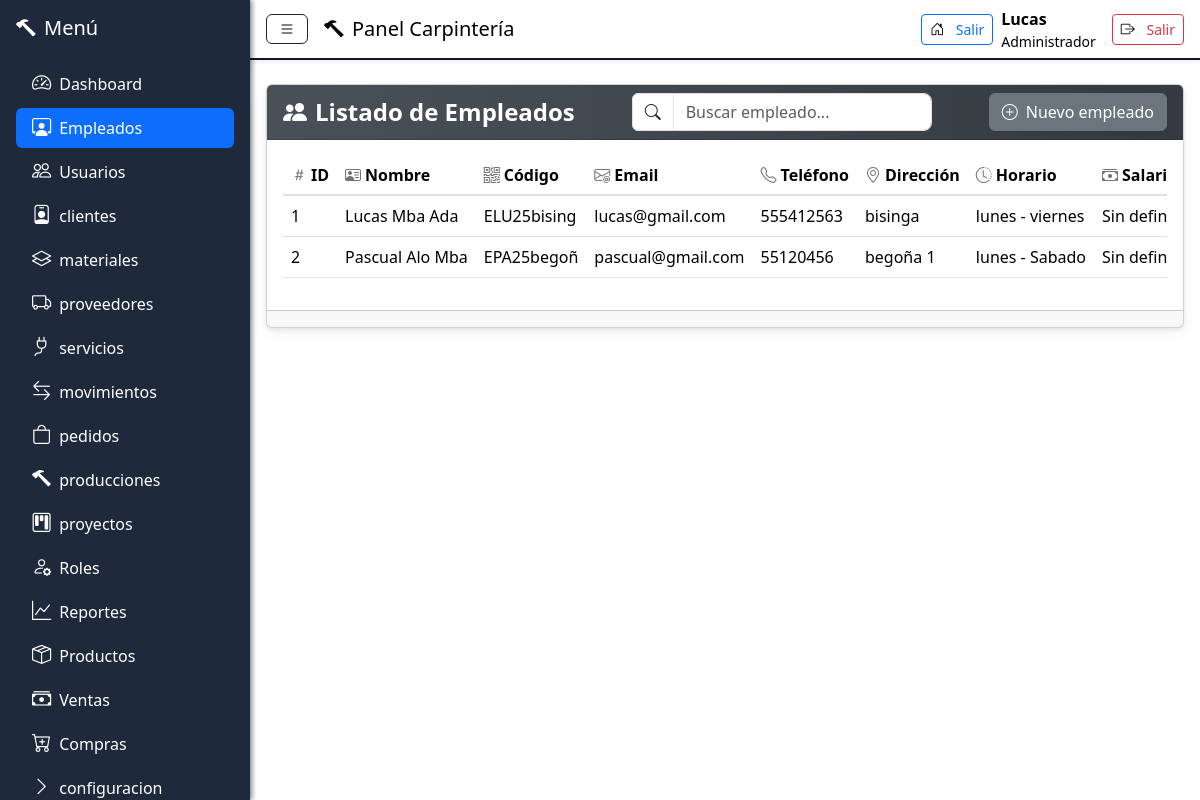
Page /index.php?vista=empleados (signed in) on the committed database.
### tables this page shows
CREATE TABLE `empleados` (
  `id` int(11) NOT NULL,
  `nombre` varchar(100) NOT NULL,
  `apellido` varchar(100) NOT NULL,
  `fecha_nacimiento` date NOT NULL,
  `codigo` varchar(20) NOT NULL,
  `genero` varchar(1) NOT NULL,
  `telefono` varchar(20) NOT NULL,
  `direccion` varchar(100) NOT NULL,
  `email` varchar(100) DEFAULT NULL,
   `horario_trabajo` varchar(100) NOT NULL,
  `fecha_ingreso` date NOT NULL,
  `creado_en` timestamp NOT NULL DEFAULT current_timestamp()
);

### views/private/empleados.php (the view, shortened to what this page needs)
<?php
$sql = "SELECT *  FROM empleados ";
$stmt = $pdo->prepare($sql);
$stmt->execute();
$empleados = $stmt->fetchAll(PDO::FETCH_ASSOC);
?>
<div id="content" class="container-fluid py-4">
    <div class="card shadow-sm border-0">
        <div class="card">
            <div class="card-header">
                <div class="d-flex flex-column flex-md-row justify-content-between align-items-center gap-3">
                    <h4 class="fw-bold mb-0 text-white">
                        <i class="bi bi-people-fill me-2"></i>Listado de Empleados
                    </h4>
                    <div class="input-group w-100 w-md-auto" style="max-width: 300px;">
                        <span class="input-group-text bg-white"><i class="bi bi-search"></i></span>
                        <input type="text" class="form-control" placeholder="Buscar empleado..." id="buscador-empleado">
                    </div>
                    <a href="index.php?vista=registrar_empleado" class="btn btn-secondary shadow-sm">
                        <i class="bi bi-plus-circle me-1"></i> Nuevo empleado
                    </a>
                </div>
            </div>
            <div class="card-body">
                <div class="table-responsive">
                    <table class="table table-hover table-custom">
                        <thead>
                            <tr>
                                <th><i class="bi bi-hash me-1"></i>ID</th>
                                <th><i class="bi bi-person-vcard me-1"></i>Nombre</th>
                                <th><i class="bi bi-qr-code me-1"></i>Código</th>
                                <th><i class="bi bi-envelope-at me-1"></i>Email</th>
                                <th><i class="bi bi-telephone me-1"></i>Teléfono</th>
                                <th><i class="bi bi-geo-alt me-1"></i>Dirección</th>
                                <th><i class="bi bi-clock-history me-1"></i>Horario</th>
                                <th><i class="bi bi-cash-stack me-1"></i>Salario</th>
                            </tr>
                        </thead>
                        <tbody class="table-group-divider">
                            <?php if ($empleados): ?>
                                <?php foreach ($empleados as $e): ?>
                                    <tr>
                                        <td><?= $e['id'] ?></td>
                                        <td><?= htmlspecialchars($e['nombre'] . ' ' . $e['apellido']) ?></td>
                                        <td><?= htmlspecialchars($e['codigo']) ?></td>
                                        <td><?= htmlspecialchars($e['email']) ?></td>
                                        <td><?= htmlspecialchars($e['telefono']) ?></td>
                                        <td><?= htmlspecialchars($e['direccion']) ?></td>
                                        <td><?= htmlspecialchars($e['horario_trabajo']) ?></td>
                                        <td><?= htmlspecialchars($e['salario'] ?? 'Sin definir') ?></td>
                                    </tr>
                                <?php endforeach; ?>
                            <?php else: ?>
                                <tr>
                                    <td colspan="10" class="text-muted text-center py-3">No se encontraron resultados.</td>
                                </tr>
                            <?php endif; ?>
                        </tbody>
                    </table>
                </div>
            </div>
            <div class="card-footer text-muted">
            </div>
        </div>
    </div>
</div>

### index.php (shortened to what this page needs)
<?php
$publicas = ['inicio','producto','contacto', 'nosotro'];
$vista = $_GET['vista'] ?? 'dashboard';
if (in_array($vista, $publicas)) {
    include 'layouts/public/header.php';
    include "views/public/{$vista}.php";
    include 'layouts/public/footer.php';
} else {
    include 'layouts/private/header.php';
      include 'layouts/private/navbar.php';
    include 'layouts/private/sidebar.php';
    include "views/private/{$vista}.php";
    include 'layouts/private/footer.php';
}

### layouts/private/header.php (shortened to what this page needs)
<!DOCTYPE html>
<html lang="es">
<head>
<link href="https://cdn.jsdelivr.net/npm/bootstrap@5.3.0/dist/css/bootstrap.min.css" rel="stylesheet">
<link href="https://cdn.jsdelivr.net/npm/bootstrap-icons@1.10.5/font/bootstrap-icons.css" rel="stylesheet">
</head>
<body>

### layouts/private/navbar.php (shortened to what this page needs)
<nav id="navbar" class="navbar position-fixed navbar-expand navbar-dark shadow-sm px-3">
    <button id="toggleSidebar" class="btn btn-outline-dark me-3">
        <i class="bi bi-list"></i>
    </button>
    <span class="navbar-brand mb-0 h5 text-dark"><i class="bi bi-hammer me-2"></i>Panel Carpintería</span>
    <div class="ms-auto user-info">
        <a href="index.php?vista=inicio" class="btn btn-sm btn-outline-primary ms-2">
            <i class="bi bi-house-door me-2"></i> Salir
        </a>
        <div>
            <div class="fw-bold"><?= htmlspecialchars($_SESSION['usuario']['nombre']) ?></div>
            <small> <?= htmlspecialchars($_SESSION['usuario']['rol']) ?> </small>
        </div>
        <a href="logout.php" class="btn btn-sm btn-outline-danger ms-2">
            <i class="bi bi-box-arrow-right me-2"></i> Salir
        </a>
    </div>
</nav>

### layouts/private/sidebar.php (shortened to what this page needs)
<?php
$rol = strtolower(trim($_SESSION['usuario']['rol'] ?? 'sin_permiso'));
$current = $_GET['vista'] ?? 'dashboard';
$iconos = [
  'dashboard'     => 'bi-speedometer2',
  'usuarios'      => 'bi-people',
  'empleados'     => 'bi-person-workspace',
  'roles'         => 'bi-person-gear',
  'reportes'      => 'bi-graph-up',
  'productos'     => 'bi-box-seam',
  'ventas'        => 'bi-cash-stack',
  'compras'       => 'bi-cart-plus',
  'operaciones'   => 'bi-tools',
  'produccion'    => 'bi-gear-wide',
  'producciones'  => 'bi-hammer',
  'tareas'        => 'bi-list-check',
  'clientes'      => 'bi-person-badge',
  'proyectos'     => 'bi-kanban',
  'diseños'       => 'bi-brush',
  'perfil'        => 'bi-person-circle',
  'mis_pedidos'   => 'bi-bag-check',
  'materiales'    => 'bi-layers',
  'proveedores'   => 'bi-truck',
  'servicios'     => 'bi-plug',
  'movimientos'   => 'bi-arrow-left-right',
  'pedidos'       => 'bi-bag',
];
$menu = [
    'administrador' => [
        'Dashboard'  => 'dashboard',
        'Empleados'  => 'empleados',
        'Usuarios'   => 'usuarios',
        'clientes'  => 'clientes',
        'materiales'  => 'materiales',
        'proveedores'  => 'proveedores',
        'servicios'  => 'servicios',
        'movimientos'  => 'movimientos',
        'pedidos'  => 'pedidos',
        'producciones'   => 'producciones',
        'proyectos'   => 'proyectos',
        'Roles'      => 'roles',
        'Reportes'   => 'reportes',
        'Productos'  => 'productos',
        'Ventas'     => 'ventas',
        'Compras'    => 'compras',
        'configuracion'    => 'configuracion',
        'Operaciones'=> 'operaciones',
    ],
    'operario' => [
        'Dashboard'   => 'dashboard',
        'Producción'  => 'produccion',
        'Tareas'      => 'tareas',
    ],
    'vendedor' => [
        'Dashboard' => 'dashboard',
        'Ventas'    => 'ventas',
        'Clientes'  => 'clientes',
    ],
    'diseñador' => [
        'Dashboard' => 'dashboard',
        'Proyectos' => 'proyectos',
        'Diseños'   => 'diseños',
    ],
    'cliente' => [
        'Dashboard'   => 'dashboard',
        'Mi Perfil'   => 'perfil',
        'Mis Pedidos' => 'mis_pedidos',
        'Pedidos' => 'pedidos',
    ],
    'sin_permiso' => [
        'inicio' => 'inicio',
    ],
];
?>
  <div class="wrapper">
  <div id="sidebar" class="sidebar position-fixed scroll-box overflow-auto h-100 p-3">
  <h5 class="mb-4"><i class="bi bi-hammer me-2"></i>Menú</h5>
  <ul class="nav nav-pills flex-column">
    <?php foreach ($menu[$rol] as $label => $vistaName):
      $active = ($current === $vistaName) ? 'active' : '';
      $icon = $iconos[$vistaName] ?? 'bi-chevron-right';
    ?>
      <li class="nav-item mb-1">
        <a href="index.php?vista=<?= $vistaName ?>" class="nav-link <?= $active ?>">
          <i class="bi <?= $icon ?> me-2"></i><?= $label ?>
        </a>
      </li>
    <?php endforeach; ?>
  </ul>
</div>

### layouts/private/footer.php (shortened to what this page needs)
</div>
<link href="https://cdn.jsdelivr.net/npm/bootstrap@5.3.3/dist/css/bootstrap.min.css" rel="stylesheet">
</body>
</html>

### layouts/private/header.php (style rules this page uses)
html, body { height: 100%; margin: 0; overflow: hidden; background-color: #f8f9fa; }
.wrapper { display: flex; height: 100vh; overflow: hidden; }
.sidebar { width: 250px; background-color: #1e293b; color: #fff; box-shadow: 2px 0 5px rgba(0, 0, 0, 0.5); overflow-y: auto; transition: all 0.3s ease; z-index: 1050; position: relative; padding: 10px; scrollbar-width: thin; scrollbar-color: #1e293b #0f172a; }
.sidebar .nav-link { color: #fff; transition: all 0.2s; }
.sidebar .nav-link:hover, .sidebar .nav-link.active { background-color: rgb(7, 88, 169); color: rgb(160, 160, 160); }
.sidebar .nav-link i { font-size: 1.2rem; }
#content { flex-grow: 1; overflow-y: auto; height: calc(100vh - 80px); margin-top: 60px; margin-left: 250px; padding: 1rem; transition: margin-left 0.3s ease; }
.navbar { position: fixed; top: 0; left: 250px; right: 0; height: 60px; z-index: 1050; background-color: #fff !important; border-bottom: 2px solid #0f172a; transition: left 0.3s ease; }
.navbar .navbar-brand, .navbar .bi { color: rgb(0, 0, 0) !important; }
.user-info { display: flex; align-items: center; gap: 0.5rem; color: rgb(0, 0, 0) !important; }
.card { box-shadow: 0 0.125rem 0.25rem rgba(0, 0, 0, 0.39); }
.card { border-radius: 1rem; border: none; background: #ffffff; box-shadow: 0 5px 15px rgba(0, 0, 0, 0.05); }
.card-header { background: linear-gradient(90deg, #495057, #343a40); color: #f8f9fa; border-top-left-radius: 1rem; border-top-right-radius: 1rem; padding: 1rem 1.5rem; }
.card-header h4 { margin: 0; font-weight: 600; }
.table-custom thead { background-color: #e9ecef; color:rgb(255, 255, 255); font-weight: 600; border-bottom: 2px solid #dee2e6; }
.table-custom th i { color: #6c757d; }
.table-custom td, .table-custom th { vertical-align: middle; border-color: #dee2e6; white-space: nowrap; }
.form-control::placeholder { color: #adb5bd; }
.input-group .form-control { border-radius: 0.5rem; }

### rows in the picture
empleados: id "1", nombre+apellido "Lucas Mba Ada", codigo "ELU25bising", email "lucas@gmail.com", telefono "555412563", direccion "bisinga", horario_trabajo "lunes - viernes", salario "Sin…"
empleados: id "2", nombre+apellido "Pascual Alo Mba", codigo "EPA25begoñ", email "pascual@gmail.com", telefono "55120456", direccion "begoña 1", horario_trabajo "lunes - Sabado", salario "Sin…"

### other values in the picture
$_SESSION['usuario']['nombre'] "Lucas"
$_SESSION['usuario']['rol'] "Administrador"
$label "Dashboard"
$label "Empleados"
$label "Usuarios"
$label "clientes"
$label "materiales"
$label "proveedores"
$label "servicios"
$label "movimientos"
$label "pedidos"
$label "producciones"
$label "proyectos"
$label "Roles"
$label "Reportes"
